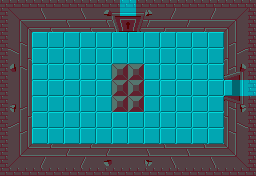

This game map was drawn from its Tiled (.tmx) file and the tilesets committed beside it. A one-line description and the full map source follow:
An orthogonal 16x11 tile map with 16x16 px tiles, 3 tile layers (TileMap, TileMapForeground, CollisionMask), 2 tilesets, 1 image layer and 11 objects (PortalWest, PortalEast, PortalNorth, PortalSouth, Kesee0, ...).

<map version="1.0" orientation="orthogonal" renderorder="left-up" width="16" height="11" tilewidth="16" tileheight="16" nextobjectid="16">
 <tileset firstgid="1" name="zelda-tileset" tilewidth="16" tileheight="16" tilecount="1024" columns="32">
  <image source="../../Images/TileSets/TileSet_World.png" width="512" height="512" />
 </tileset>
 <tileset firstgid="1025" name="CollisionMask" tilewidth="16" tileheight="16" tilecount="16" columns="4">
  <image source="../../Images/TileSets/TileSet_CollisionMask.png" width="64" height="64" />
 </tileset>
 <imagelayer name="RefImage" opacity="0.33" offsetx="-256" offsety="-528">
  <image source="../../Images/Maps/Zelda_Quest1_Dundeon1.png" width="1536" height="1056" />
 </imagelayer>
 <layer name="TileMap" width="16" height="11">
  <data encoding="csv">
4,5,6,5,5,7,8,364,364,9,10,5,5,11,5,12,
41,42,43,44,45,46,47,367,368,49,50,51,52,53,54,55,
41,99,100,100,100,100,100,100,100,100,100,100,100,100,101,55,
131,132,100,100,100,100,100,100,100,100,100,100,100,100,134,135,
163,164,100,100,100,100,100,133,133,100,100,100,100,100,165,166,
41,199,100,100,100,100,100,133,133,100,100,100,100,100,418,202,
232,233,100,100,100,100,100,133,133,100,100,100,100,100,234,235,
270,271,100,100,100,100,100,100,100,100,100,100,100,100,272,273,
41,282,100,100,100,100,100,100,100,100,100,100,100,100,283,55,
41,288,289,290,291,292,293,294,294,295,296,297,298,299,300,55,
333,334,335,334,334,336,337,334,334,338,339,334,334,340,334,341
</data>
 </layer>
 <layer name="TileMapForeground" width="16" height="11">
  <data encoding="csv">
4,5,6,5,5,7,8,364,364,9,10,5,5,11,5,12,
41,0,0,0,0,0,0,0,0,0,0,0,0,0,0,55,
41,0,0,0,0,0,0,0,0,0,0,0,0,0,0,55,
131,0,0,0,0,0,0,0,0,0,0,0,0,0,0,135,
163,0,0,0,0,0,0,0,0,0,0,0,0,0,0,166,
41,0,0,0,0,0,0,0,0,0,0,0,0,0,0,202,
232,0,0,0,0,0,0,0,0,0,0,0,0,0,0,235,
270,0,0,0,0,0,0,0,0,0,0,0,0,0,0,273,
41,0,0,0,0,0,0,0,0,0,0,0,0,0,0,55,
41,0,0,0,0,0,0,0,0,0,0,0,0,0,0,55,
333,334,335,334,334,336,337,334,334,338,339,334,334,340,334,341
</data>
 </layer>
 <layer name="CollisionMask" width="16" height="11" opacity="0.5">
  <data encoding="csv">
1026,1026,1026,1026,1026,1026,1026,1033,1034,1026,1026,1026,1026,1026,1026,1026,
1026,1026,1026,1026,1026,1026,1026,1026,1026,1026,1026,1026,1026,1026,1026,1026,
1026,1026,1025,1025,1025,1025,1025,1025,1025,1025,1025,1025,1025,1025,1026,1026,
1026,1026,1025,1025,1025,1025,1025,1025,1025,1025,1025,1025,1025,1025,1026,1026,
1026,1026,1025,1025,1025,1025,1025,1026,1026,1025,1025,1025,1025,1025,1026,1026,
1026,1026,1025,1025,1025,1025,1025,1026,1026,1025,1025,1025,1025,1025,1025,1025,
1026,1026,1025,1025,1025,1025,1025,1026,1026,1025,1025,1025,1025,1025,1026,1026,
1026,1026,1025,1025,1025,1025,1025,1025,1025,1025,1025,1025,1025,1025,1026,1026,
1026,1026,1025,1025,1025,1025,1025,1025,1025,1025,1025,1025,1025,1025,1026,1026,
1026,1026,1026,1026,1026,1026,1026,1026,1026,1026,1026,1026,1026,1026,1026,1026,
1026,1026,1026,1026,1026,1026,1026,1026,1026,1026,1026,1026,1026,1026,1026,1026
</data>
 </layer>
 <objectgroup name="Portals">
  <object id="1" name="PortalWest" x="0" y="4" width="2" height="168">
   <properties>
    <property name="TargetMap" value="Dungeon_0-3" />
    <property name="TransitionType" type="int" value="2" />
   </properties>
  </object>
  <object id="2" name="PortalEast" x="254" y="4" width="2" height="168">
   <properties>
    <property name="TargetMap" value="Dungeon_2-3" />
    <property name="TransitionType" type="int" value="0" />
   </properties>
  </object>
  <object id="3" name="PortalNorth" x="4" y="0" width="248" height="2">
   <properties>
    <property name="TargetMap" value="Dungeon_1-2" />
    <property name="TransitionType" type="int" value="1" />
   </properties>
  </object>
  <object id="4" name="PortalSouth" x="4" y="174" width="248" height="2">
   <properties>
    <property name="TargetMap" value="Dungeon_1-4" />
    <property name="TransitionType" type="int" value="3" />
   </properties>
  </object>
 </objectgroup>
 <objectgroup name="Enemies">
  <object id="7" name="Kesee0" x="160" y="32" width="16" height="16">
   <properties>
    <property name="Name" value="Kesee" />
   </properties>
  </object>
  <object id="8" name="Kesee1" x="80" y="64" width="16" height="16">
   <properties>
    <property name="Name" value="Kesee" />
   </properties>
  </object>
  <object id="9" name="Kesee2" x="32" y="80" width="16" height="16">
   <properties>
    <property name="Name" value="Kesee" />
   </properties>
  </object>
  <object id="12" name="Kesee3" x="80" y="96" width="16" height="16">
   <properties>
    <property name="Name" value="Kesee" />
   </properties>
  </object>
  <object id="13" name="Kesee4" x="48" y="112" width="16" height="16">
   <properties>
    <property name="Name" value="Kesee" />
   </properties>
  </object>
  <object id="14" name="Kesee5" x="160" y="128" width="16" height="16">
   <properties>
    <property name="Name" value="Kesee" />
   </properties>
  </object>
 </objectgroup>
 <objectgroup name="Doors">
  <object id="15" name="Door0" x="120" y="20" width="16" height="16">
   <properties>
    <property name="CloseOnEnter" type="bool" value="false" />
    <property name="DoorSide" type="int" value="1" />
    <property name="DoorType" type="int" value="2" />
    <property name="Name" value="Door" />
    <property name="TileToOpen" type="int" value="23" />
   </properties>
  </object>
 </objectgroup>
</map>
